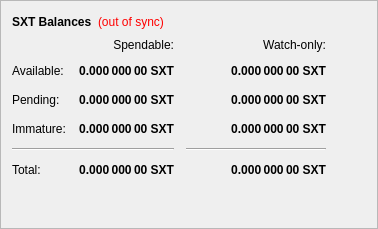
        <widget class="QFrame" name="frame">
         <property name="frameShape">
          <enum>QFrame::StyledPanel</enum>
         </property>
         <property name="frameShadow">
          <enum>QFrame::Raised</enum>
         </property>
         <layout class="QVBoxLayout" name="verticalLayout_4">
          <item>
           <layout class="QHBoxLayout" name="horizontalLayout_4">
            <item>
             <widget class="QLabel" name="label_5">
              <property name="font">
               <font>
                <weight>75</weight>
                <bold>true</bold>
               </font>
              </property>
              <property name="text">
               <string>SXT Balances</string>
              </property>
             </widget>
            </item>
            <item>
             <widget class="QLabel" name="labelWalletStatus">
              <property name="cursor">
               <cursorShape>WhatsThisCursor</cursorShape>
              </property>
              <property name="toolTip">
               <string>The displayed information may be out of date. Your wallet automatically synchronizes with the SixtyNine network after a connection is established, but this process has not completed yet.</string>
              </property>
              <property name="styleSheet">
               <string notr="true">QLabel { color: red; }</string>
              </property>
              <property name="text">
               <string notr="true">(out of sync)</string>
              </property>
              <property name="alignment">
               <set>Qt::AlignLeading|Qt::AlignLeft|Qt::AlignVCenter</set>
              </property>
             </widget>
            </item>
            <item>
             <spacer name="horizontalSpacer_3">
              <property name="orientation">
               <enum>Qt::Horizontal</enum>
              </property>
              <property name="sizeHint" stdset="0">
               <size>
                <width>40</width>
                <height>20</height>
               </size>
              </property>
             </spacer>
            </item>
           </layout>
          </item>
          <item>
           <layout class="QGridLayout" name="gridLayout">
            <property name="spacing">
             <number>12</number>
            </property>
            <item row="2" column="2">
             <widget class="QLabel" name="labelWatchPending">
              <property name="font">
               <font>
                <weight>75</weight>
                <bold>true</bold>
               </font>
              </property>
              <property name="cursor">
               <cursorShape>IBeamCursor</cursorShape>
              </property>
              <property name="toolTip">
               <string>Unconfirmed transactions to watch-only addresses</string>
              </property>
              <property name="text">
               <string notr="true">0.000 000 00 SXT</string>
              </property>
              <property name="alignment">
               <set>Qt::AlignRight|Qt::AlignTrailing|Qt::AlignVCenter</set>
              </property>
              <property name="textInteractionFlags">
               <set>Qt::LinksAccessibleByMouse|Qt::TextSelectableByKeyboard|Qt::TextSelectableByMouse</set>
              </property>
             </widget>
            </item>
            <item row="2" column="1">
             <widget class="QLabel" name="labelUnconfirmed">
              <property name="font">
               <font>
                <weight>75</weight>
                <bold>true</bold>
               </font>
              </property>
              <property name="cursor">
               <cursorShape>IBeamCursor</cursorShape>
              </property>
              <property name="toolTip">
               <string>Total of transactions that have yet to be confirmed, and do not yet count toward the spendable balance</string>
              </property>
              <property name="text">
               <string notr="true">0.000 000 00 SXT</string>
              </property>
              <property name="alignment">
               <set>Qt::AlignRight|Qt::AlignTrailing|Qt::AlignVCenter</set>
              </property>
              <property name="textInteractionFlags">
               <set>Qt::LinksAccessibleByMouse|Qt::TextSelectableByKeyboard|Qt::TextSelectableByMouse</set>
              </property>
             </widget>
            </item>
            <item row="3" column="2">
             <widget class="QLabel" name="labelWatchImmature">
              <property name="font">
               <font>
                <weight>75</weight>
                <bold>true</bold>
               </font>
              </property>
              <property name="cursor">
               <cursorShape>IBeamCursor</cursorShape>
              </property>
              <property name="toolTip">
               <string>Staked or masternode rewards in watch-only addresses that has not yet matured</string>
              </property>
              <property name="text">
               <string notr="true">0.000 000 00 SXT</string>
              </property>
              <property name="alignment">
               <set>Qt::AlignRight|Qt::AlignTrailing|Qt::AlignVCenter</set>
              </property>
              <property name="textInteractionFlags">
               <set>Qt::LinksAccessibleByMouse|Qt::TextSelectableByKeyboard|Qt::TextSelectableByMouse</set>
              </property>
             </widget>
            </item>
            <item row="4" column="0" colspan="2">
             <widget class="Line" name="lineSpendableBalance">
              <property name="orientation">
               <enum>Qt::Horizontal</enum>
              </property>
             </widget>
            </item>
            <item row="4" column="2">
             <widget class="Line" name="lineWatchBalance">
              <property name="sizePolicy">
               <sizepolicy hsizetype="Preferred" vsizetype="Fixed">
                <horstretch>0</horstretch>
                <verstretch>0</verstretch>
               </sizepolicy>
              </property>
              <property name="minimumSize">
               <size>
                <width>140</width>
                <height>0</height>
               </size>
              </property>
              <property name="orientation">
               <enum>Qt::Horizontal</enum>
              </property>
             </widget>
            </item>
            <item row="5" column="0">
             <widget class="QLabel" name="labelTotalText">
              <property name="text">
               <string>Total:</string>
              </property>
             </widget>
            </item>
            <item row="3" column="1">
             <widget class="QLabel" name="labelImmature">
              <property name="font">
               <font>
                <weight>75</weight>
                <bold>true</bold>
               </font>
              </property>
              <property name="cursor">
               <cursorShape>IBeamCursor</cursorShape>
              </property>
              <property name="toolTip">
               <string>Staked or masternode rewards that has not yet matured</string>
              </property>
              <property name="text">
               <string notr="true">0.000 000 00 SXT</string>
              </property>
              <property name="alignment">
               <set>Qt::AlignRight|Qt::AlignTrailing|Qt::AlignVCenter</set>
              </property>
              <property name="textInteractionFlags">
               <set>Qt::LinksAccessibleByMouse|Qt::TextSelectableByKeyboard|Qt::TextSelectableByMouse</set>
              </property>
             </widget>
            </item>
            <item row="2" column="3">
             <spacer name="horizontalSpacer_2">
              <property name="orientation">
               <enum>Qt::Horizontal</enum>
              </property>
              <property name="sizeHint" stdset="0">
               <size>
                <width>40</width>
                <height>20</height>
               </size>
              </property>
             </spacer>
            </item>
            <item row="3" column="0">
             <widget class="QLabel" name="labelImmatureText">
              <property name="text">
               <string>Immature:</string>
              </property>
             </widget>
            </item>
            <item row="5" column="1">
             <widget class="QLabel" name="labelTotal">
              <property name="font">
               <font>
                <weight>75</weight>
                <bold>true</bold>
               </font>
              </property>
              <property name="cursor">
               <cursorShape>IBeamCursor</cursorShape>
              </property>
              <property name="toolTip">
               <string>Your current total balance</string>
              </property>
              <property name="text">
               <string notr="true">0.000 000 00 SXT</string>
              </property>
              <property name="alignment">
               <set>Qt::AlignRight|Qt::AlignTrailing|Qt::AlignVCenter</set>
              </property>
              <property name="textInteractionFlags">
               <set>Qt::LinksAccessibleByMouse|Qt::TextSelectableByKeyboard|Qt::TextSelectableByMouse</set>
              </property>
             </widget>
            </item>
            <item row="5" column="2">
             <widget class="QLabel" name="labelWatchTotal">
              <property name="font">
               <font>
                <weight>75</weight>
                <bold>true</bold>
               </font>
              </property>
              <property name="cursor">
               <cursorShape>IBeamCursor</cursorShape>
              </property>
              <property name="toolTip">
               <string>Current total balance in watch-only addresses</string>
              </property>
              <property name="text">
               <string notr="true">0.000 000 00 SXT</string>
              </property>
              <property name="alignment">
               <set>Qt::AlignRight|Qt::AlignTrailing|Qt::AlignVCenter</set>
              </property>
              <property name="textInteractionFlags">
               <set>Qt::LinksAccessibleByMouse|Qt::TextSelectableByKeyboard|Qt::TextSelectableByMouse</set>
              </property>
             </widget>
            </item>
            <item row="0" column="2">
             <widget class="QLabel" name="labelWatchonly">
              <property name="text">
               <string>Watch-only:</string>
              </property>
              <property name="alignment">
               <set>Qt::AlignRight|Qt::AlignTrailing|Qt::AlignVCenter</set>
              </property>
             </widget>
            </item>
            <item row="1" column="0">
             <widget class="QLabel" name="labelBalanceText">
              <property name="text">
               <string>Available:</string>
              </property>
             </widget>
            </item>
            <item row="1" column="1">
             <widget class="QLabel" name="labelBalance">
              <property name="font">
               <font>
                <weight>75</weight>
                <bold>true</bold>
               </font>
              </property>
              <property name="cursor">
               <cursorShape>IBeamCursor</cursorShape>
              </property>
              <property name="toolTip">
               <string>Your current spendable balance</string>
              </property>
              <property name="text">
               <string notr="true">0.000 000 00 SXT</string>
              </property>
              <property name="alignment">
               <set>Qt::AlignRight|Qt::AlignTrailing|Qt::AlignVCenter</set>
              </property>
              <property name="textInteractionFlags">
               <set>Qt::LinksAccessibleByMouse|Qt::TextSelectableByKeyboard|Qt::TextSelectableByMouse</set>
              </property>
             </widget>
            </item>
            <item row="1" column="2">
             <widget class="QLabel" name="labelWatchAvailable">
              <property name="font">
               <font>
                <weight>75</weight>
                <bold>true</bold>
               </font>
              </property>
              <property name="cursor">
               <cursorShape>IBeamCursor</cursorShape>
              </property>
              <property name="toolTip">
               <string>Your current balance in watch-only addresses</string>
              </property>
              <property name="text">
               <string notr="true">0.000 000 00 SXT</string>
              </property>
              <property name="alignment">
               <set>Qt::AlignRight|Qt::AlignTrailing|Qt::AlignVCenter</set>
              </property>
              <property name="textInteractionFlags">
               <set>Qt::LinksAccessibleByMouse|Qt::TextSelectableByKeyboard|Qt::TextSelectableByMouse</set>
              </property>
             </widget>
            </item>
            <item row="2" column="0">
             <widget class="QLabel" name="labelPendingText">
              <property name="text">
               <string>Pending:</string>
              </property>
             </widget>
            </item>
            <item row="0" column="1">
             <widget class="QLabel" name="labelSpendable">
              <property name="text">
               <string>Spendable:</string>
              </property>
              <property name="alignment">
               <set>Qt::AlignRight|Qt::AlignTrailing|Qt::AlignVCenter</set>
              </property>
             </widget>
            </item>
           </layout>
          </item>
          <item>
           <spacer name="verticalSpacer_4">
            <property name="orientation">
             <enum>Qt::Vertical</enum>
            </property>
            <property name="sizeHint" stdset="0">
             <size>
              <width>20</width>
              <height>40</height>
             </size>
            </property>
           </spacer>
          </item>
         </layout>
        </widget>
